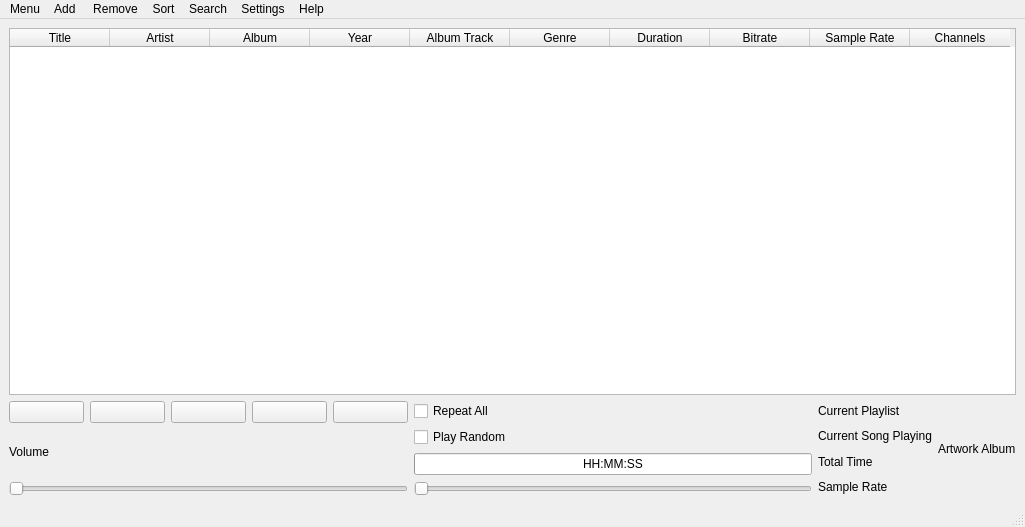
<?xml version="1.0" encoding="UTF-8"?>
<ui version="4.0">
 <class>MainWindow</class>
 <widget class="QMainWindow" name="MainWindow">
  <property name="geometry">
   <rect>
    <x>0</x>
    <y>0</y>
    <width>1025</width>
    <height>527</height>
   </rect>
  </property>
  <property name="windowTitle">
   <string>MainWindow</string>
  </property>
  <widget class="QWidget" name="centralwidget">
   <layout class="QGridLayout" name="gridLayout">
    <item row="0" column="0" colspan="4">
     <layout class="QVBoxLayout" name="verticalLayout">
      <item>
       <widget class="QTableWidget" name="tableWidgetCurrentPlaylist">
        <column>
         <property name="text">
          <string>Title</string>
         </property>
        </column>
        <column>
         <property name="text">
          <string>Artist</string>
         </property>
        </column>
        <column>
         <property name="text">
          <string>Album</string>
         </property>
        </column>
        <column>
         <property name="text">
          <string>Year</string>
         </property>
        </column>
        <column>
         <property name="text">
          <string>Album Track</string>
         </property>
        </column>
        <column>
         <property name="text">
          <string>Genre</string>
         </property>
        </column>
        <column>
         <property name="text">
          <string>Duration</string>
         </property>
        </column>
        <column>
         <property name="text">
          <string>Bitrate</string>
         </property>
        </column>
        <column>
         <property name="text">
          <string>Sample Rate</string>
         </property>
        </column>
        <column>
         <property name="text">
          <string>Channels</string>
         </property>
        </column>
       </widget>
      </item>
     </layout>
    </item>
    <item row="1" column="0">
     <layout class="QHBoxLayout" name="horizontalLayout">
      <item>
       <widget class="QPushButton" name="pushButtonPrevious">
        <property name="text">
         <string/>
        </property>
        <property name="icon">
         <iconset theme="QIcon::ThemeIcon::MediaSkipBackward"/>
        </property>
       </widget>
      </item>
      <item>
       <widget class="QPushButton" name="pushButtonPlay">
        <property name="text">
         <string/>
        </property>
        <property name="icon">
         <iconset theme="QIcon::ThemeIcon::MediaPlaybackStart"/>
        </property>
       </widget>
      </item>
      <item>
       <widget class="QPushButton" name="pushButtonNext">
        <property name="text">
         <string/>
        </property>
        <property name="icon">
         <iconset theme="QIcon::ThemeIcon::MediaSkipForward"/>
        </property>
       </widget>
      </item>
      <item>
       <widget class="QPushButton" name="pushButtonPause">
        <property name="text">
         <string/>
        </property>
        <property name="icon">
         <iconset theme="QIcon::ThemeIcon::MediaPlaybackPause"/>
        </property>
       </widget>
      </item>
      <item>
       <widget class="QPushButton" name="pushButtonStop">
        <property name="text">
         <string/>
        </property>
        <property name="icon">
         <iconset theme="QIcon::ThemeIcon::MediaPlaybackStop"/>
        </property>
       </widget>
      </item>
     </layout>
    </item>
    <item row="1" column="2" rowspan="2">
     <layout class="QVBoxLayout" name="verticalLayout_6">
      <item>
       <widget class="QLabel" name="labelCurrentPlaylist">
        <property name="text">
         <string>Current Playlist</string>
        </property>
       </widget>
      </item>
      <item>
       <widget class="QLabel" name="labelCurrentSong">
        <property name="text">
         <string>Current Song Playing</string>
        </property>
       </widget>
      </item>
      <item>
       <widget class="QLabel" name="labelTotalTime">
        <property name="text">
         <string>Total Time</string>
        </property>
       </widget>
      </item>
      <item>
       <widget class="QLabel" name="labelSampleRate">
        <property name="text">
         <string>Sample Rate</string>
        </property>
       </widget>
      </item>
     </layout>
    </item>
    <item row="1" column="3" rowspan="2">
     <layout class="QVBoxLayout" name="verticalLayout_7">
      <item>
       <widget class="QLabel" name="labelArtWork">
        <property name="text">
         <string>Artwork Album</string>
        </property>
       </widget>
      </item>
     </layout>
    </item>
    <item row="2" column="0">
     <layout class="QVBoxLayout" name="verticalLayout_4">
      <item>
       <widget class="QLabel" name="labelVolume">
        <property name="text">
         <string>Volume</string>
        </property>
       </widget>
      </item>
      <item>
       <widget class="QSlider" name="horizontalSliderVolume">
        <property name="orientation">
         <enum>Qt::Orientation::Horizontal</enum>
        </property>
       </widget>
      </item>
     </layout>
    </item>
    <item row="1" column="1" rowspan="2">
     <layout class="QVBoxLayout" name="verticalLayout_2">
      <item>
       <widget class="QCheckBox" name="checkBoxRepeatAll">
        <property name="text">
         <string>Repeat All</string>
        </property>
        <property name="icon">
         <iconset theme="QIcon::ThemeIcon::MediaPlaylistRepeat"/>
        </property>
       </widget>
      </item>
      <item>
       <widget class="QCheckBox" name="checkBoxPlayRandom">
        <property name="text">
         <string>Play Random</string>
        </property>
        <property name="icon">
         <iconset theme="QIcon::ThemeIcon::MediaPlaylistShuffle"/>
        </property>
       </widget>
      </item>
      <item>
       <widget class="QProgressBar" name="progressBarSong">
        <property name="maximumSize">
         <size>
          <width>16777215</width>
          <height>16777215</height>
         </size>
        </property>
        <property name="value">
         <number>0</number>
        </property>
        <property name="textVisible">
         <bool>true</bool>
        </property>
        <property name="invertedAppearance">
         <bool>false</bool>
        </property>
        <property name="format">
         <string>HH:MM:SS</string>
        </property>
       </widget>
      </item>
      <item>
       <widget class="QSlider" name="horizontalSliderSong">
        <property name="orientation">
         <enum>Qt::Orientation::Horizontal</enum>
        </property>
       </widget>
      </item>
     </layout>
    </item>
   </layout>
  </widget>
  <widget class="QMenuBar" name="menubar">
   <property name="geometry">
    <rect>
     <x>0</x>
     <y>0</y>
     <width>1025</width>
     <height>23</height>
    </rect>
   </property>
   <widget class="QMenu" name="menuMenu">
    <property name="title">
     <string>Menu</string>
    </property>
    <addaction name="actionNew_Playlist"/>
    <addaction name="actionOpen"/>
    <addaction name="actionSave"/>
    <addaction name="actionSaveAs"/>
    <addaction name="actionExit"/>
   </widget>
   <widget class="QMenu" name="menuAdd">
    <property name="title">
     <string>Add </string>
    </property>
    <addaction name="actionFile"/>
    <addaction name="actionFolder"/>
    <addaction name="actionOther_Playlist"/>
   </widget>
   <widget class="QMenu" name="menuRemove">
    <property name="title">
     <string>Remove</string>
    </property>
    <addaction name="actionSong"/>
    <addaction name="actionPlaylist"/>
   </widget>
   <widget class="QMenu" name="menuHelp">
    <property name="title">
     <string>Help</string>
    </property>
    <addaction name="actionHelp_Window"/>
   </widget>
   <widget class="QMenu" name="menuSort">
    <property name="title">
     <string>Sort</string>
    </property>
    <addaction name="actionby_Artist"/>
    <addaction name="actionby_Album"/>
    <addaction name="actionby_Album_Yer"/>
    <addaction name="actionby_Genre"/>
    <addaction name="actionundo_Sort"/>
   </widget>
   <widget class="QMenu" name="menuSettings">
    <property name="title">
     <string>Settings</string>
    </property>
    <addaction name="actionOled_Display"/>
   </widget>
   <widget class="QMenu" name="menuSearchfilter">
    <property name="title">
     <string>Search</string>
    </property>
    <addaction name="actionSearchfilter"/>
   </widget>
   <addaction name="menuMenu"/>
   <addaction name="menuAdd"/>
   <addaction name="menuRemove"/>
   <addaction name="menuSort"/>
   <addaction name="menuSearchfilter"/>
   <addaction name="menuSettings"/>
   <addaction name="menuHelp"/>
  </widget>
  <widget class="QStatusBar" name="statusbar"/>
  <action name="actionOpen">
   <property name="icon">
    <iconset theme="QIcon::ThemeIcon::DocumentOpen"/>
   </property>
   <property name="text">
    <string>Open Playlist</string>
   </property>
   <property name="shortcut">
    <string>Ctrl+O</string>
   </property>
  </action>
  <action name="actionSave">
   <property name="icon">
    <iconset theme="QIcon::ThemeIcon::DocumentSave"/>
   </property>
   <property name="text">
    <string>Save Playlist</string>
   </property>
   <property name="shortcut">
    <string>Ctrl+S</string>
   </property>
  </action>
  <action name="actionSaveAs">
   <property name="icon">
    <iconset theme="QIcon::ThemeIcon::DocumentSaveAs"/>
   </property>
   <property name="text">
    <string>Save Playlist as</string>
   </property>
   <property name="shortcut">
    <string>Ctrl+A</string>
   </property>
  </action>
  <action name="actionExit">
   <property name="icon">
    <iconset theme="QIcon::ThemeIcon::ApplicationExit"/>
   </property>
   <property name="text">
    <string>Exit</string>
   </property>
   <property name="shortcut">
    <string>Ctrl+X</string>
   </property>
  </action>
  <action name="actionFile">
   <property name="icon">
    <iconset theme="QIcon::ThemeIcon::DocumentOpen"/>
   </property>
   <property name="text">
    <string>File</string>
   </property>
   <property name="shortcut">
    <string>Ctrl+F</string>
   </property>
  </action>
  <action name="actionFolder">
   <property name="icon">
    <iconset theme="QIcon::ThemeIcon::FolderOpen"/>
   </property>
   <property name="text">
    <string>Folder</string>
   </property>
   <property name="shortcut">
    <string>Ctrl+D</string>
   </property>
  </action>
  <action name="actionOther_Playlist">
   <property name="icon">
    <iconset theme="QIcon::ThemeIcon::ListAdd"/>
   </property>
   <property name="text">
    <string>Other Playlist</string>
   </property>
   <property name="shortcut">
    <string>Ctrl+P</string>
   </property>
  </action>
  <action name="actionSong">
   <property name="icon">
    <iconset theme="QIcon::ThemeIcon::EditDelete"/>
   </property>
   <property name="text">
    <string>selected Song(s)</string>
   </property>
   <property name="shortcut">
    <string>Del</string>
   </property>
  </action>
  <action name="actionPlaylist">
   <property name="icon">
    <iconset theme="QIcon::ThemeIcon::ListRemove"/>
   </property>
   <property name="text">
    <string>this Playlist</string>
   </property>
   <property name="shortcut">
    <string>Ctrl+Del</string>
   </property>
  </action>
  <action name="actionby_Artist">
   <property name="icon">
    <iconset theme="QIcon::ThemeIcon::MailForward"/>
   </property>
   <property name="text">
    <string>by Artist</string>
   </property>
  </action>
  <action name="actionby_Album_Yer">
   <property name="icon">
    <iconset theme="QIcon::ThemeIcon::MailForward"/>
   </property>
   <property name="text">
    <string>by Album Year</string>
   </property>
  </action>
  <action name="actionby_Genre">
   <property name="icon">
    <iconset theme="QIcon::ThemeIcon::EditRedo"/>
   </property>
   <property name="text">
    <string>by Genre</string>
   </property>
  </action>
  <action name="actionOled_Display">
   <property name="icon">
    <iconset theme="QIcon::ThemeIcon::VideoDisplay"/>
   </property>
   <property name="text">
    <string>Oled and RTC</string>
   </property>
   <property name="shortcut">
    <string>Ctrl+L</string>
   </property>
  </action>
  <action name="actionRotary_Encoder">
   <property name="icon">
    <iconset theme="QIcon::ThemeIcon::SystemReboot"/>
   </property>
   <property name="text">
    <string>Rotary Encoder</string>
   </property>
  </action>
  <action name="actionundo_Sort">
   <property name="icon">
    <iconset theme="QIcon::ThemeIcon::EditUndo"/>
   </property>
   <property name="text">
    <string>undo Sort</string>
   </property>
  </action>
  <action name="actionHelp_Window">
   <property name="icon">
    <iconset theme="QIcon::ThemeIcon::HelpAbout"/>
   </property>
   <property name="text">
    <string>Help Window</string>
   </property>
   <property name="shortcut">
    <string>F1</string>
   </property>
  </action>
  <action name="actionNew_Playlist">
   <property name="icon">
    <iconset theme="QIcon::ThemeIcon::DocumentNew"/>
   </property>
   <property name="text">
    <string>New Playlist</string>
   </property>
   <property name="shortcut">
    <string>Ctrl+N</string>
   </property>
  </action>
  <action name="actionby_Album">
   <property name="icon">
    <iconset theme="QIcon::ThemeIcon::MailForward"/>
   </property>
   <property name="text">
    <string>by Album</string>
   </property>
  </action>
  <action name="actionSearchfilter">
   <property name="icon">
    <iconset theme="QIcon::ThemeIcon::EditFind"/>
   </property>
   <property name="text">
    <string>Searchfilter</string>
   </property>
   <property name="shortcut">
    <string>Ctrl+F</string>
   </property>
  </action>
 </widget>
 <resources/>
 <connections/>
</ui>
